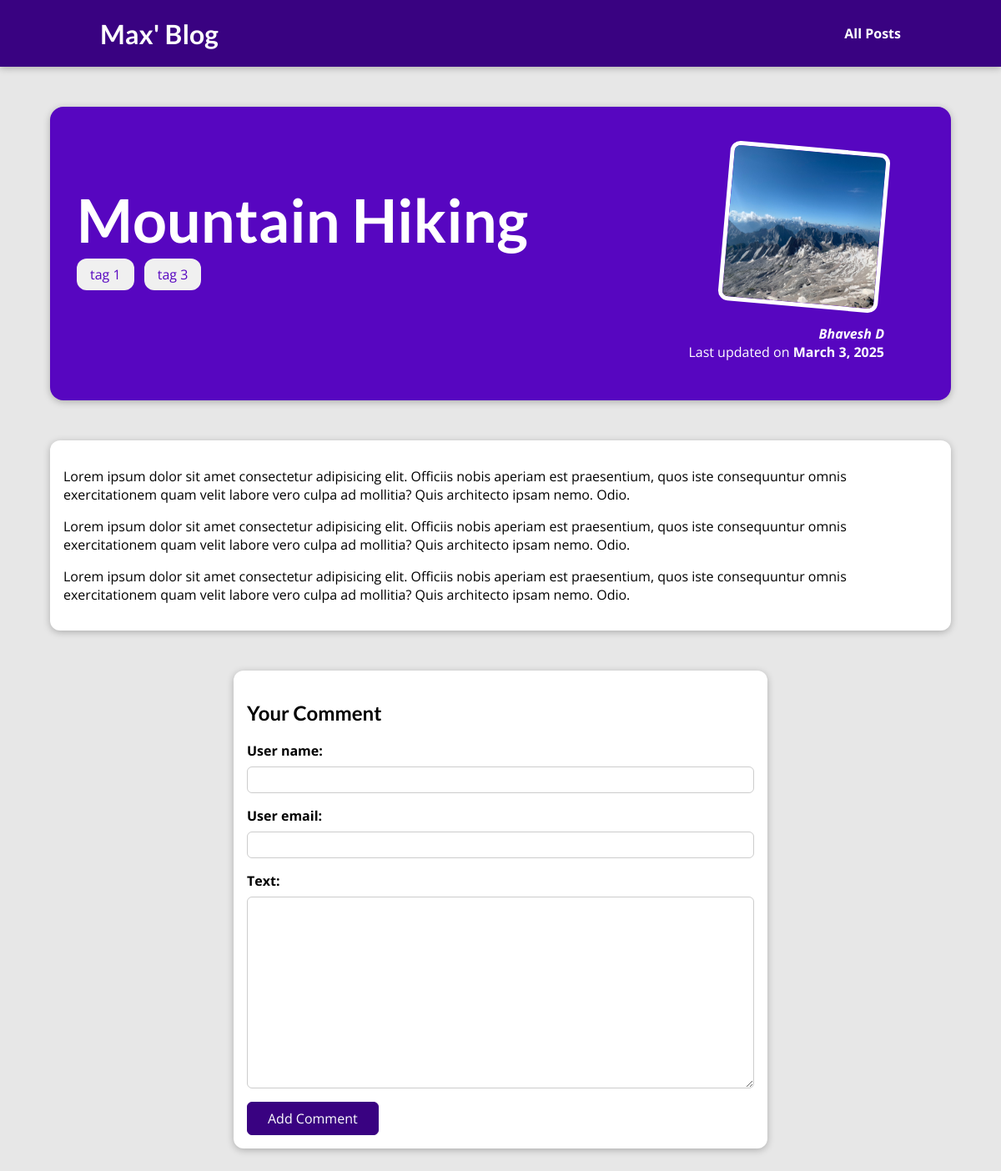
The app's page /posts/hike-in-the-mountains, older data.
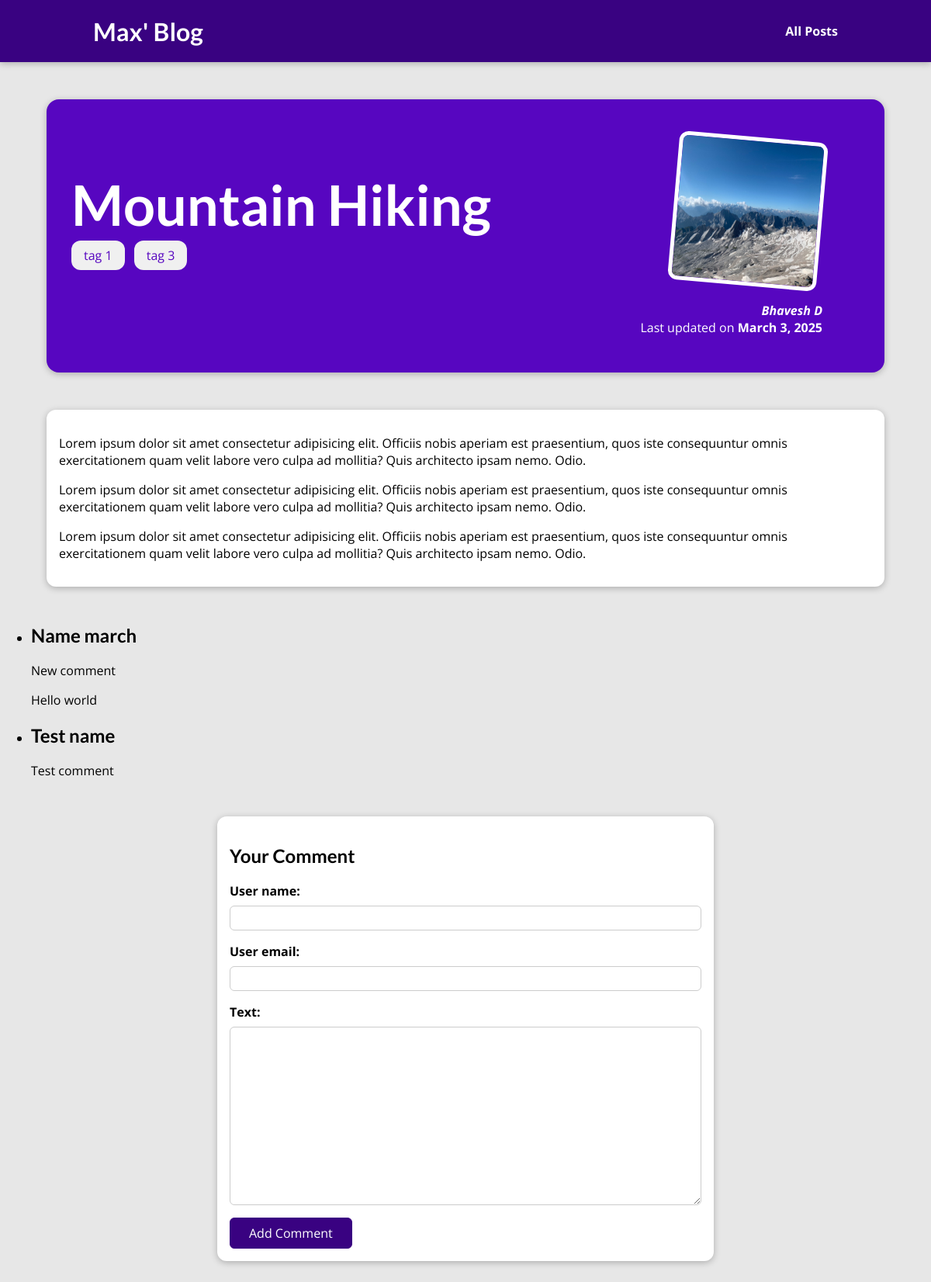
The same page, newer data.
### blog/models.py (models this page shows, shortened)
class Tag(models.Model):
  caption = models.CharField(max_length=20)

class Comment(models.Model):
  user_name = models.CharField(max_length=120)
  user_email = models.EmailField()
  text = models.TextField(max_length=400)
  post = models.ForeignKey(Post, on_delete=models.CASCADE, related_name='comments')

### blog/views.py (the view, shortened to what this page needs)
# urls.py: path('posts/<slug:slug>', views.SinglePostDetailView.as_view(), name='post-detail-page')
class SinglePostDetailView(View):
  def get(self, request, slug):
    post = get_object_or_404(Post, slug=slug)
    return render(request, 'blog/post-detail.html', {
      'post': post,
      'post_tags': post.tags.all(),
      'comment_form': CommentForm(),
      'comments': post.comments.all().order_by('-id')
    })

### blog/forms.py
class CommentForm(forms.ModelForm):
  class Meta:
    model = Comment
    excludes = ['post']
    fields = {
      'user_name': 'Your name',
      'user_email': 'Your email',
      'text': 'Comment'
    }

### blog/models.py (called while the page is built)
  def full_name(self):
    return f'{self.first_name} {self.last_name}'

  def __str__(self):
    return self.full_name()

### blog/templates/blog/post-detail.html (shortened to what this page needs)
{% extends "base.html" %}
{% load static %}
{% block css_files %}
<link rel="stylesheet" href="{% static "blog/post-detail.css" %}" />
{% endblock %}
{% block content %}
<section id="summary">
  <h2>{{ post.title }}</h2>
  {% for tag in post_tags %}
    <span class="tag">{{tag.caption}}</span>
  {% endfor %}
  <article>
    <img src="{{ post.image.url }}" alt="Post Title" />
    <address><a href="mailto:{{post.author.email}}">{{ post.author }}</a></address>
    <div>Last updated on <time>{{ post.date|date:"F j, Y" }}</time></div>
  </article>
</section>
<main>
  {{ post.content|linebreaks }}
</main>
<section>
  <ul>
   {% for comment in comments %}
     <li>
      <h2>{{comment.user_name}}</h2>
      <p>{{comment.text|linebreaks}}</p>
     </li>
  {% endfor %}
  </ul>
</section>
<section id="comment-form">
  <h2>Your Comment</h2>
  <form action="{% url 'post-detail-page' post.slug %}" method="POST" >
    {% for field in comment_form %}
    <div class="form-control {% if field.errors %}invalid{% endif %}">
      {{ field.label_tag }}
      {{ field }}
    </div>
    {% endfor %}
    <button type="submit">Add Comment</button>
  </form>
</section>
{% endblock %}

Row changes from the older to the newer data that the page shows:
added Comment: user_name "Name march", text "New comment Hello world"
added Comment: user_name "Test name", text "Test comment"
